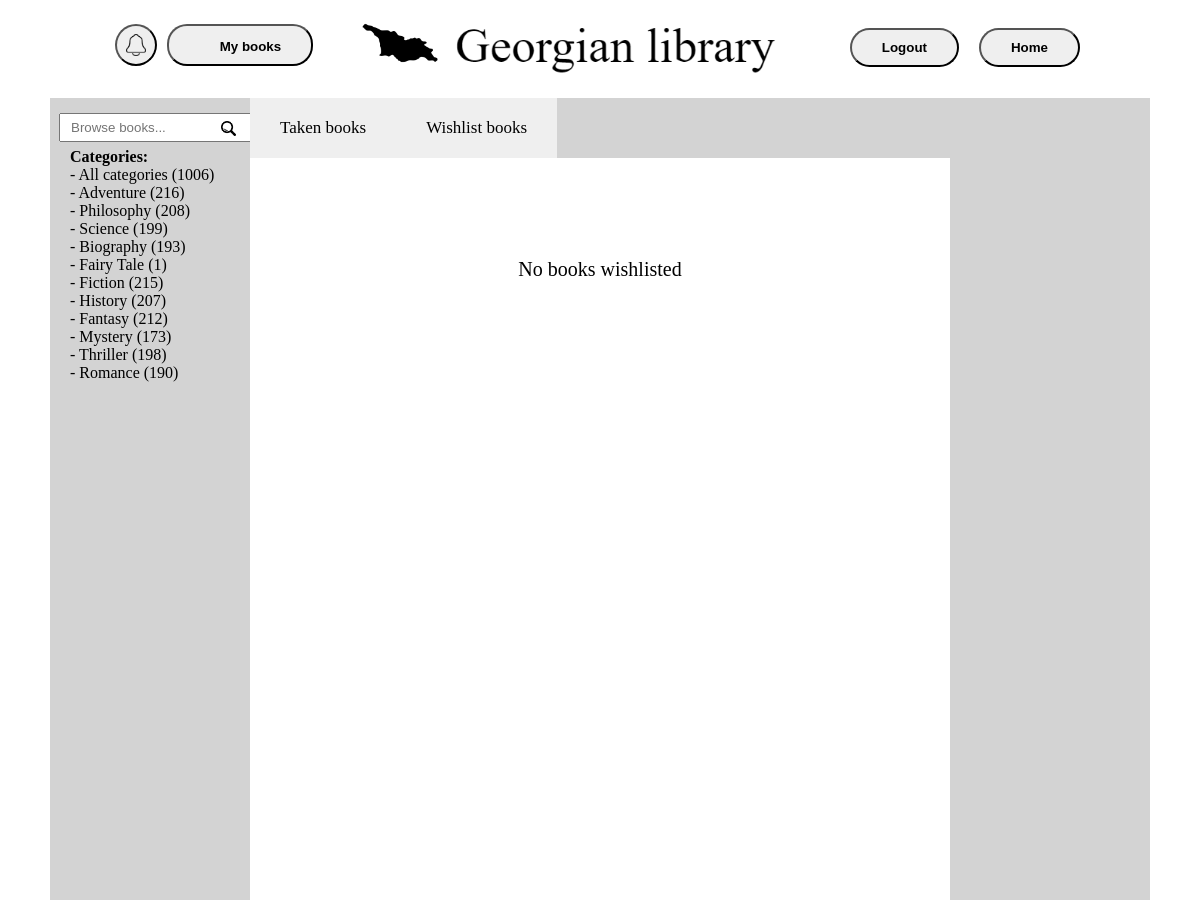
Page /users/wishlist_books (signed in, upper part) on the earlier database version.
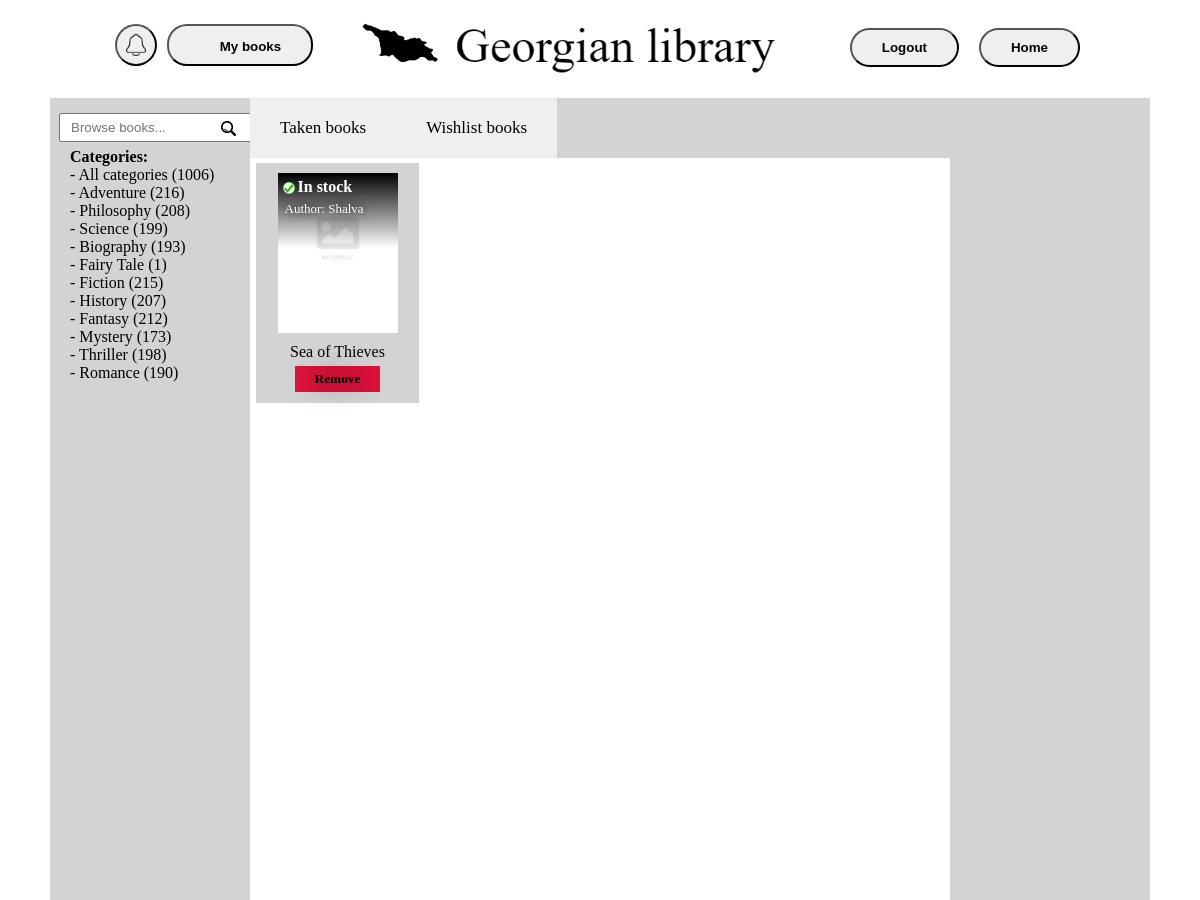
Same page on the later database version.
### library/models.py (models this page shows, shortened)
class Category(models.Model):
    name = models.CharField('Name', max_length=63)
    class Meta:
        verbose_name = 'Category'
        verbose_name_plural = 'Categories'

class Book(models.Model):
    title = models.CharField('Title', max_length=63)
    author = models.ForeignKey(Author, on_delete=models.CASCADE, null=True)
    category = models.ManyToManyField(Category, blank=False)
    cover = models.ImageField(upload_to='media/', blank=True)
    stock = models.IntegerField(default=0)
    times_taken = models.IntegerField(default=0)
    class Meta:
        verbose_name = 'Book'
        verbose_name_plural = 'Books'

class Author(models.Model):
    name = models.CharField('Name', max_length=63)
    class Meta:
        verbose_name = 'Author'
        verbose_name_plural = 'Authors'
    def __str__(self):
        return self.name

### users/models.py (models this page shows, shortened)
class WishlistBook(models.Model):
    user = models.ForeignKey(User, on_delete=models.CASCADE)
    book = models.ForeignKey(Book, on_delete=models.CASCADE)
    date_added = models.DateTimeField(auto_now_add=True)

### users/views.py (the view)
# urls.py: path('wishlist_books', wishlist_view, name='wishlist_books'),
@login_required
def wishlist_view(request):
    user = request.user
    wishlist_books = WishlistBook.objects.filter(user=request.user)
    return render(request, 'users/wishlist.html', context={'wishlist_books': wishlist_books, 'title': 'Wishlist'})

### library/context_processors.py (called while the page is built)
def categories_processor(request):
    categories = Category.objects.annotate(book_count=Count('book'))
    all_book_count = Book.objects.count()
    return {'categories': categories, 'all_book_count': all_book_count}

### users/templates/users/wishlist.html (shortened to what this page needs)
{% extends 'library/home.html' %}
{% load static %}
{% block content %}
    <div class="my_books_buttons">
        <a href="{% url 'users:taken_books' %}">
        <button class="taken_books_button">
            Taken books
        </button>
        </a>
        <a href="{% url 'users:wishlist_books' %}">
        <button class="wishlist_books_button">
            Wishlist books
        </button>
        </a>
    </div>
    {% if wishlist_books %}
        {% for wishlisted_book in wishlist_books %}
            <a href="{% url 'book_detail' wishlisted_book.book.id%}">
            <div class="book">
            <div class="book_cover">
                {% if wishlisted_book.book.cover %}
                    <img src="{{ wishlisted_book.book.cover.url }}" alt="{{ wishlisted_book.book.title }}" class="book_cover_icon" draggable="false">
                {% else %}
                    <img src="{% static 'library/images/no-image.png' %}" alt="{{ wishlisted_book.book.title }}" class="no_book_cover_icon" draggable="false">
                {% endif %}
                {% if wishlisted_book.book.stock > 0 %}
                    <div class="in_stock">
                    <img class="in_stock_icon" src="{% static 'library/images/in_stock.png' %}" alt="">
                        In stock
                    </div>
                {% else %}
                    <div class="out_of_stock">
                    <img class="out_of_stock_icon" src="{% static 'library/images/out_of_stock.png' %}" alt="">
                        Out of stock
                    </div>
                {% endif %}
                <br/>
                <div class="author">
                    Author: {{ wishlisted_book.book.author }}
                </div>
            </div>
            <div class="book_title">
                {{ wishlisted_book.book.title }}
            </div>
                    <form method="POST" action="{% url 'users:remove_from_wishlist' wishlisted_book.book.id %}">
                        <button type="submit" class="remove_from_wishlist" id="take_book">Remove</button>
                    </form>
            </div>
            </a>
        {% endfor %}
    {% else %}
        <div style="margin-top: 100px; font-size: 20px">
            No books wishlisted
        </div>
    {% endif %}
{% endblock %}

### library/templates/library/home.html (shortened to what this page needs)
{% load static %}
<!DOCTYPE html>
<html lang="en">
<head>
    <link rel="stylesheet" type="text/css" href="{% static 'library/css/main.css' %}">
</head>
<body>
    <div class="header">
        <a href="{% url 'home' %}">
            <div class="logo">
                <img rel="stylesheet" class="georgia_logo" src="{% static 'library/images/georgia.png' %}" alt="Home page" draggable="false">
                <img src="{% static 'library/images/logo_text.png' %}" alt="Home page" class="logo_text" draggable="false">
            </div>
        </a>
        <a href="{% url 'home' %}">
            <button class="home_button">
                Home
            </button>
        </a>
        {% if not user.is_authenticated %}
            <a href="{% url 'users:login' %}">
                <button class="login_button">
                    Login
                </button>
            </a>
            <a href="{% url 'users:register' %}">
                <button class="register_button">
                    Register
                </button>
            </a>
        {% else %}
            <div class="user_panel">
                <button class="notifications_button" id="notification-button">
                    <img class="notifications_icon" src="{% static 'library/images/notifications.png' %}" alt="">
                    <span class="unread_count" id="unread-count">{% if unread_notifications %}{{ unread_notifications|length }}{% endif %}</span>
                </button>
                <a href="{% url 'users:taken_books' %}">
                    <button class="my_books_button">
                        <img rel="stylesheet" class="book_icon" src="{% static 'library/images/books.png' %}" alt="" draggable="false">
                        My books
                    </button>
                </a>
            </div>
            <a href="{% url 'users:logout' %}">
                <button class="login_button">
                    Logout
                </button>
            </a>
        {% endif %}
    </div>
    <div class="content">
        <form action="{% url 'search_results' %}" method="GET" class="search_bar">
            <input type="text" class="search_field" name="q" placeholder="Browse books...">
            <button type="submit" class="search_button">
                <img src="{% static 'library/images/search.png' %}" alt="" class="search_icon" draggable="false">
            </button>
        </form>
        <div class="categories">
            Categories: <br/>
            <a href="{% url 'home' %}" style="font-weight: normal">
                - All categories ({{ all_book_count }})
            </a><br/>
            {% for category in categories %}
                <a href="{% url 'home' %}?category={{ category.id }}" style="font-weight: normal">
                    - {{ category.name }} ({{ category.book_count }})
                </a><br/>
            {% endfor %}
        </div>
        <div class="books">
            {% block content %}{% endblock %}
        </div>
    </div>
</body>
</html>

Differences in the rows shown:
added WishlistBook: book.author "Shalva", book "Sea of Thieves"
Other differences:
text no longer shown: "No books wishlisted"
